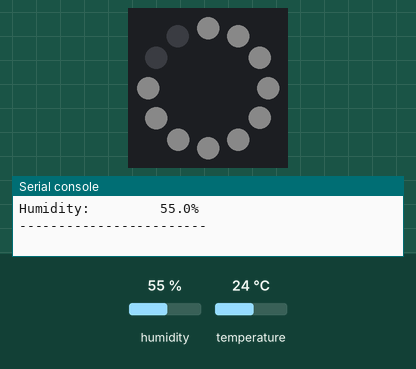
Bench run of a program on a simulated MicroPython board. On the bench: 12 RGB LEDs in a ring, first at the top, clockwise, the last lines printed to the serial console. The inputs (shaded band) are chosen by the test bench; at power-on: temperature 24 °C, humidity 55 %. Dim RGB values are drawn brighter than linear; library files of the repository ran but are not shown: dht20.py.

Above: at 1.3 s.
1.4 s: temperature set to 12 °C
At 5.6 s:
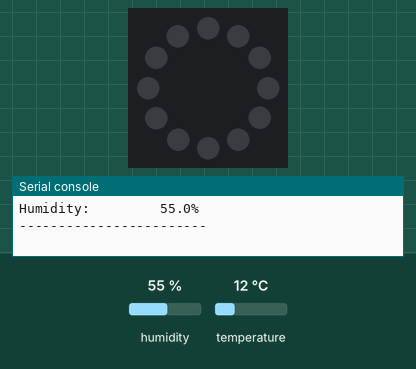
7.4 s: temperature set to 28 °C
At 11.5 s:
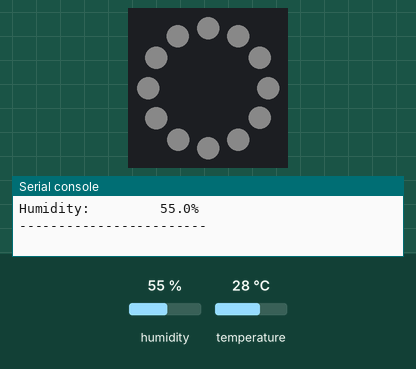
13.4 s: temperature set to 19 °C
At 16.3 s:
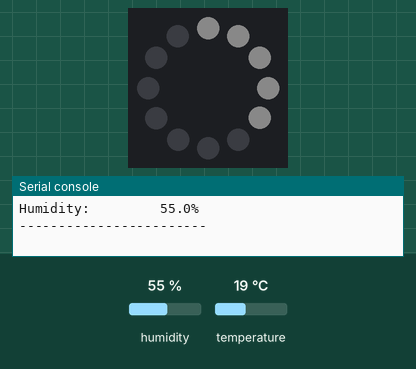
19.4 s: temperature set to 33 °C
At 21.1 s:
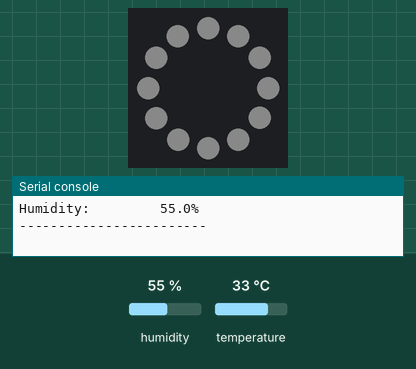
Timing chart, 0 to 22.6 s (numbered marks = the images above; inputs shaded):
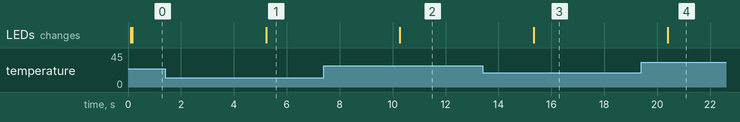

The program:

ring_measure.py
```python
from machine import Pin, I2C
import time
from dht20 import DHT20
from neopixel import NeoPixel

RING_SIZE = 12

i2c1_sda = Pin(14)
i2c1_scl = Pin(15)
i2c1 = I2C(1, sda=i2c1_sda, scl=i2c1_scl)
dht20 = DHT20(0x38, i2c1)
ring = NeoPixel(Pin(2), RING_SIZE)

def clear_ring():
    for i in range(RING_SIZE):
        ring.fill((0, 0, 0))
    ring.write()

def light_ring(temp):
    clear_ring()
    num = max(temp - 14, 0)

    for i in range(min(num, RING_SIZE)):
        ring[i] = (10, 10, 10)
    ring.write()

while True:
    measurements = dht20.measurements
    temperature = round(measurements['t'])

    # Print the data
    print("-- Environment ---------")
    print(f"Temperature:      {round(measurements['t'],1)}°C")
    print(f"Humidity:         {round(measurements['rh'],1)}%")
    print("------------------------")
    print("")

    light_ring(temperature)

    time.sleep(5)
```

Measured:
- after the input at 1.4 s, the LEDs: change after 3.8 s (image 1)
- after the input at 7.4 s, the LEDs: change after 2.9 s (image 2)
- after the input at 13.4 s, the LEDs: change after 1.9 s (image 3)
- after the input at 19.4 s, the LEDs: change after 0.99 s (image 4)
